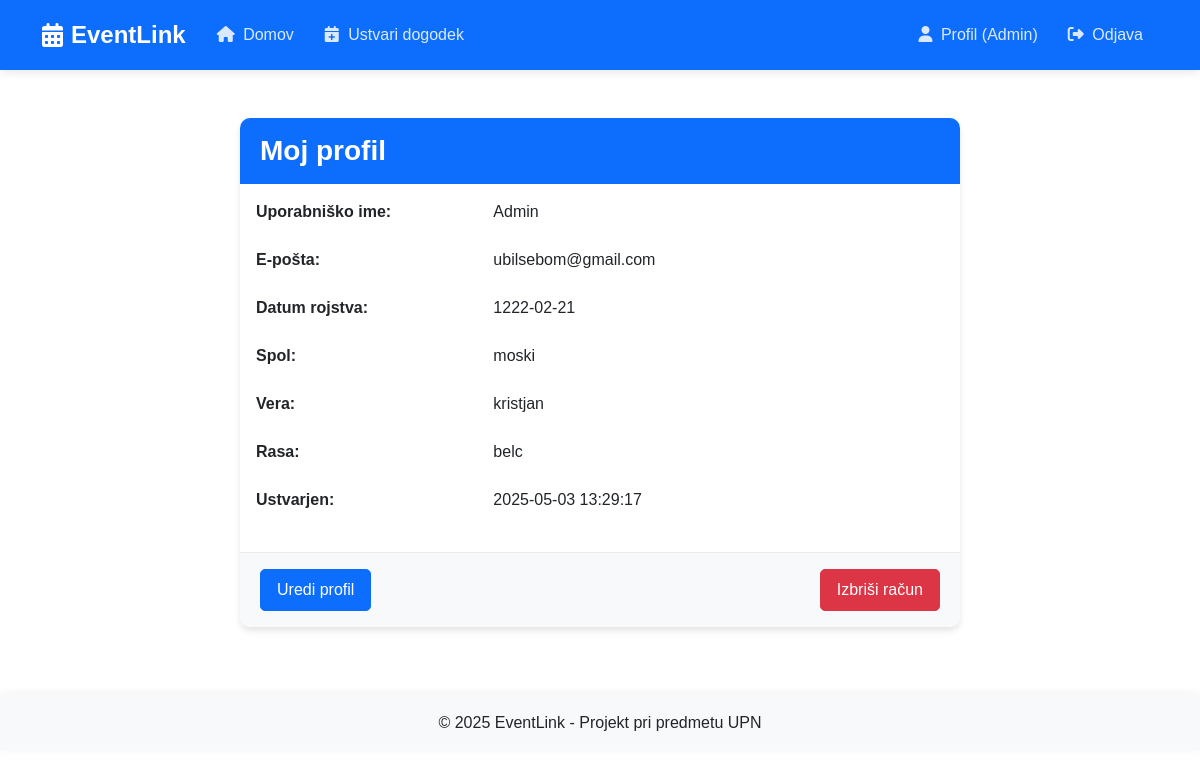
The page /profile (signed in) on the database as committed earlier.
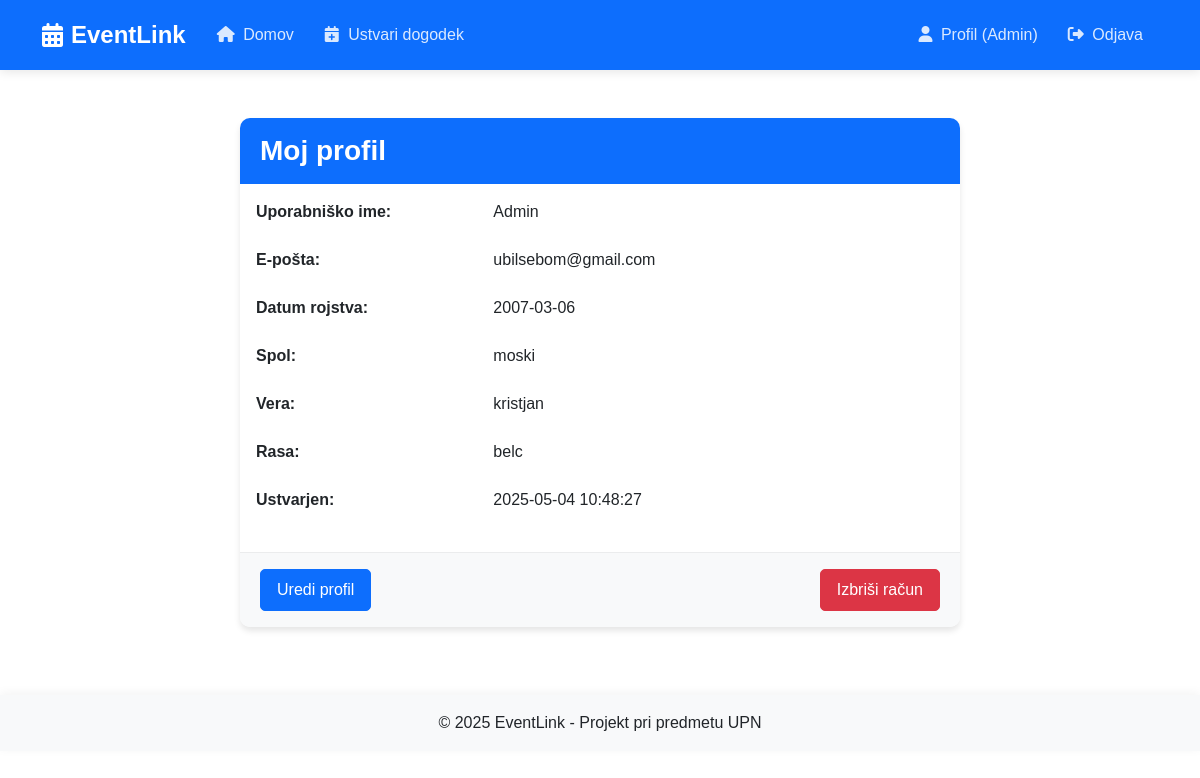
The same page on the database as committed later.
### tables this page shows
CREATE TABLE users (
    id INTEGER PRIMARY KEY AUTOINCREMENT,
    username TEXT NOT NULL,
    email TEXT UNIQUE NOT NULL,
    password TEXT NOT NULL,
    gender TEXT NOT NULL,
    religion TEXT NOT NULL,
    race TEXT NOT NULL,
    date_of_birth TEXT NOT NULL,
    created_at TEXT NOT NULL
);

### app.py (the view)
@app.route('/profile', methods=['GET'])
def profile():
    if 'user_id' not in session:
        flash('Za dostop do profila se morate prijaviti!', 'danger')
        return redirect(url_for('login'))
    user_id = session['user_id']
    db = get_db()
    cursor = db.execute('SELECT * FROM users WHERE id = ?', (user_id,))
    user = cursor.fetchone()
    return render_template('profile.html', user=user)

### app.py (called while the page is built)
def get_db():
    db = getattr(g, '_database', None)
    if db is None:
        db = g._database = sqlite3.connect(DATABASE)
        db.row_factory = sqlite3.Row  # da lahko dostopamo do stolpcev po imenih
    return db

@app.teardown_appcontext
def close_connection(exception):
    db = getattr(g, '_database', None)
    if db is not None:
        db.close()

### templates/profile.html (shortened to what this page needs)
{% extends 'base.html' %}
{% block content %}
<div class="container mt-5">
    <div class="row justify-content-center">
        <div class="col-md-8">
            <div class="card">
                <div class="card-header bg-primary text-white">
                    <h3 class="mb-0 nasl">Moj profil</h3>
                </div>
                <div class="card-body">
                    <div class="row mb-4">
                        <div class="col-md-4 fw-bold">Uporabniško ime:</div>
                        <div class="col-md-8">{{ user['username'] }}</div>
                    </div>
                    <div class="row mb-4">
                        <div class="col-md-4 fw-bold">E-pošta:</div>
                        <div class="col-md-8">{{ user['email'] }}</div>
                    </div>
                    <div class="row mb-4">
                        <div class="col-md-4 fw-bold">Datum rojstva:</div>
                        <div class="col-md-8">{{ user['date_of_birth'] }}</div>
                    </div>
                    <div class="row mb-4">
                        <div class="col-md-4 fw-bold">Spol:</div>
                        <div class="col-md-8">{{ user['gender'] }}</div>
                    </div>
                    <div class="row mb-4">
                        <div class="col-md-4 fw-bold">Vera:</div>
                        <div class="col-md-8">{{ user['religion'] }}</div>
                    </div>
                    <div class="row mb-4">
                        <div class="col-md-4 fw-bold">Rasa:</div>
                        <div class="col-md-8">{{ user['race'] }}</div>
                    </div>
                    <div class="row mb-4">
                        <div class="col-md-4 fw-bold">Ustvarjen:</div>
                        <div class="col-md-8">{{ user['created_at'] }}</div>
                    </div>
                </div>
                <div class="card-footer">
                    <div class="d-flex justify-content-between">
                        <a href="{{ url_for('edit_profile') }}" class="btn btn-primary">Uredi profil</a>
                        <button type="button" class="btn btn-danger" data-bs-toggle="modal" data-bs-target="#deleteAccountModal">
                            Izbriši račun
                        </button>
                    </div>
                </div>
            </div>
        </div>
    </div>
</div>
{% endblock %}

### templates/base.html (shortened to what this page needs)
<!DOCTYPE html>
<html lang="sl">
<head>
    <link href="https://cdn.jsdelivr.net/npm/bootstrap@5.3.0-alpha1/dist/css/bootstrap.min.css" rel="stylesheet">
    <link rel="stylesheet" href="https://cdnjs.cloudflare.com/ajax/libs/font-awesome/6.4.0/css/all.min.css">
    <link rel="stylesheet" href="https://cdnjs.cloudflare.com/ajax/libs/animate.css/4.1.1/animate.min.css">
    <link rel="stylesheet" href="{{ url_for('static', filename='css/style.css') }}">
</head>
<body>
    <nav class="navbar navbar-expand-lg navbar-dark bg-primary sticky-top">
        <div class="container">
            <a class="navbar-brand d-flex align-items-center" href="{{ url_for('home') }}">
                <i class="fas fa-calendar-alt me-2"></i>
                <span>EventLink</span>
            </a>
            <div class="collapse navbar-collapse" id="navbarNav">
                <ul class="navbar-nav me-auto">
                    <li class="nav-item">
                        <a class="nav-link" href="{{ url_for('home') }}">
                            <i class="fas fa-home me-1"></i> Domov
                        </a>
                    </li>
                    {% if 'user_id' in session %}
                    <li class="nav-item">
                        <a class="nav-link" href="{{ url_for('create_event') }}">
                            <i class="fas fa-calendar-plus me-1"></i> Ustvari dogodek
                        </a>
                    </li>
                    {% endif %}
                </ul>
                <ul class="navbar-nav ms-auto">
                    {% if 'user_id' in session %}
                        <li class="nav-item">
                            <a class="nav-link" href="{{ url_for('profile') }}">
                                <i class="fas fa-user me-1"></i> Profil ({{ session['username'] }})
                            </a>
                        </li>
                        <li class="nav-item">
                            <a class="nav-link" href="{{ url_for('logout') }}">
                                <i class="fas fa-sign-out-alt me-1"></i> Odjava
                            </a>
                        </li>
                    {% endif %}
                </ul>
            </div>
        </div>
    </nav>
    <div class="container mt-4">
        {% block content %}{% endblock %}
    </div>
    <footer class="mt-5 py-3 bg-light text-center">
        <div class="container">
            <p class="mb-0">&copy; 2025 EventLink - Projekt pri predmetu UPN</p>
        </div>
    </footer>
</body>
</html>

Rows that differ between the two databases and show on the page:
changed users "Admin": date_of_birth "1222-02-21" → "2007-03-06"; created_at "2025-05-03 13:29:17" → "2025-05-04 10:48:27"
